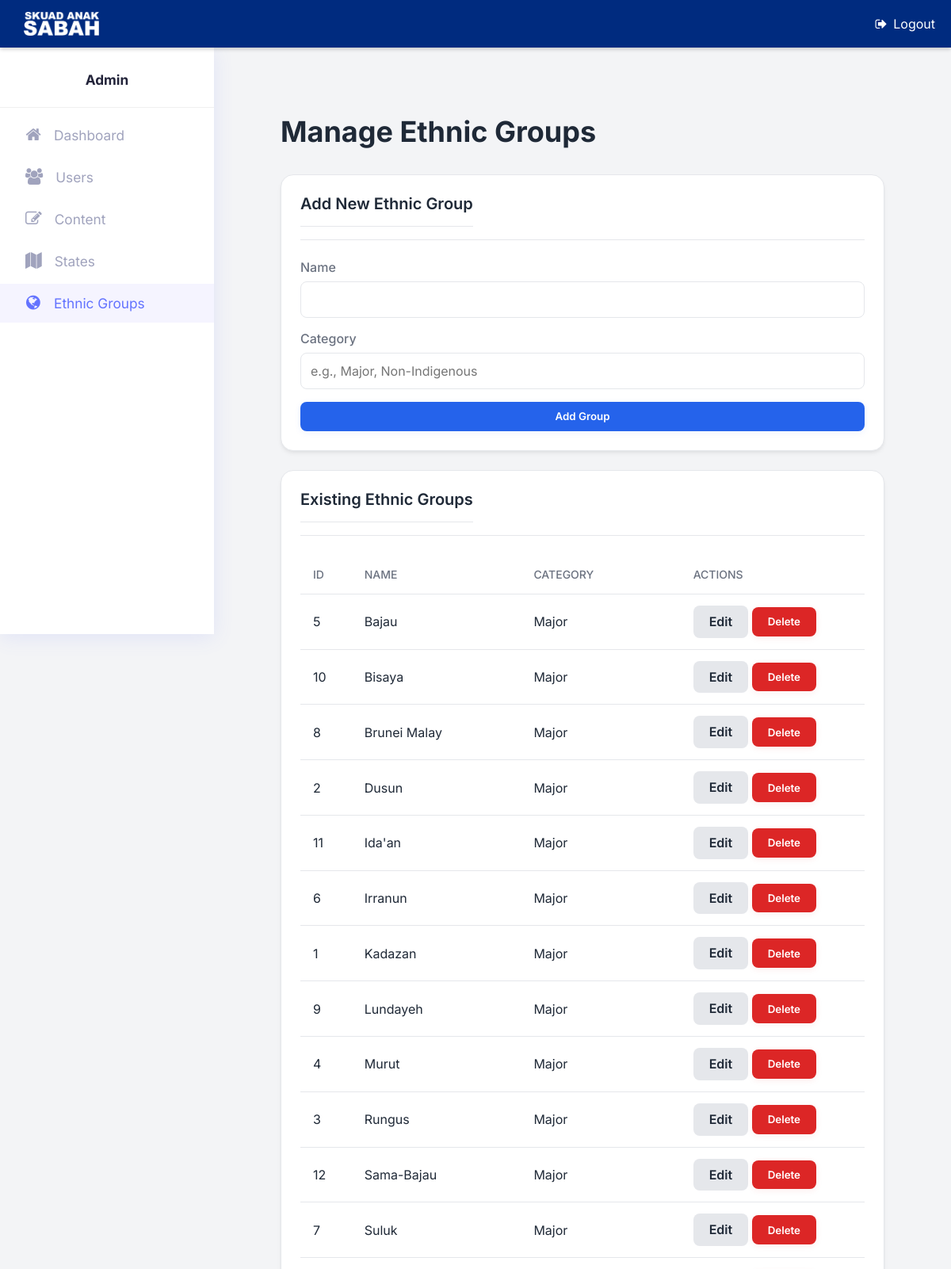
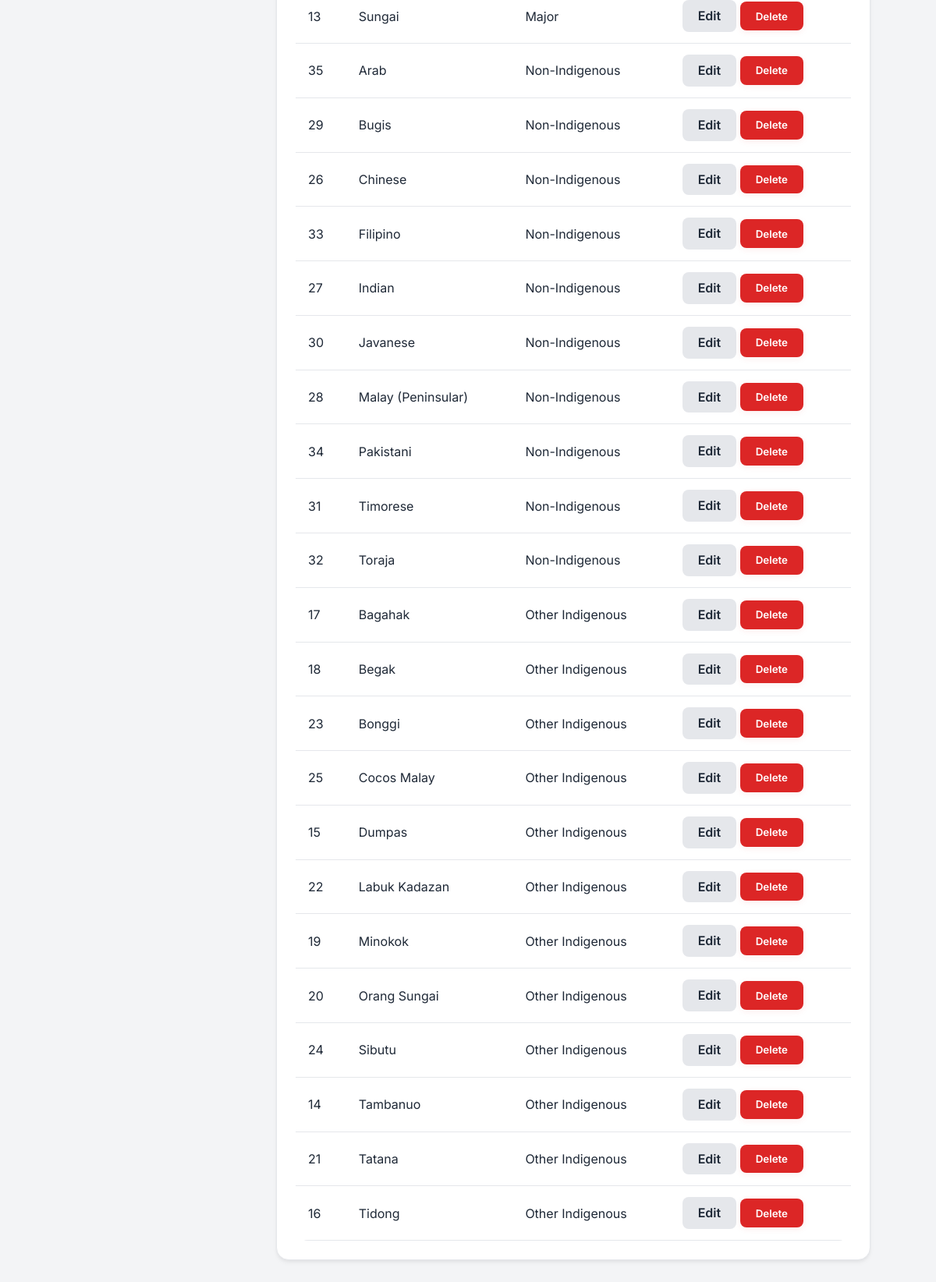
Screenshot of /admin/ethnic_groups.php (signed in) with the database file from the repository (2 pictures, top to bottom).
### tables this page shows
CREATE TABLE `sabah_ethnic_groups` (
  `id` int(11) NOT NULL,
  `name` varchar(100) DEFAULT NULL,
  `category` varchar(50) DEFAULT NULL
);

### app/controllers/EthnicGroupController.php (called while the page is built, shortened)
<?php
require_once ROOT_PATH . '/app/models/EthnicGroup.php';
class EthnicGroupController
{
    private PDO $conn;
    public function __construct(PDO $db_connection)
    {
        $this->conn = $db_connection;
    }
    public function getAll(bool $grouped = false): array
    {
        $sql = "SELECT id, name, category FROM sabah_ethnic_groups ORDER BY category, name";
        $groups = [];
        try {
            $stmt = $this->conn->query($sql);
            while ($row = $stmt->fetch(PDO::FETCH_ASSOC)) {
                $ethnicObject = new EthnicGroup($row['id'], $row['name'], $row['category']);
                if ($grouped) {
                    $groups[$row['category']][] = $ethnicObject;
                } else {
                    $groups[] = $ethnicObject;
                }
            }
        } catch (PDOException $e) {
            return [];
        }
        return $groups;
    }
}

### app/models/EthnicGroup.php (called while the page is built, shortened)
<?php
class EthnicGroup
{
    public function __construct(?int $id = null, ?string $name = null, ?string $category = null)
    {
        $this->id = $id;
        $this->name = $name;
        $this->category = $category;
    }
}

### admin/ethnic_groups.php (the view, shortened to what this page needs)
<?php
require_once ROOT_PATH . '/app/controllers/EthnicGroupController.php';
require_once ROOT_PATH . '/app/models/EthnicGroup.php';
$database = new Database();
$db = $database->connect();
$ethnicManager = new EthnicGroupController($db);
$editing_ethnic = null;
$all_ethnics = $ethnicManager->getAll();
include_once 'admin_header.php';
?>
<div class="dashboard-wrapper">
    <div class="header">
        <h1>Manage Ethnic Groups</h1>
    </div>
    <div class="card">
        <div class="card-header">
            <span class="card-title"><?= $editing_ethnic ? 'Edit Ethnic Group' : 'Add New Ethnic Group' ?></span>
        </div>
        <div class="card-body">
            <form action="ethnic_groups.php" method="POST">
                <div class="form-group">
                    <label for="name">Name</label>
                    <input type="text" class="form-control" id="name" name="name" value="<?= htmlspecialchars($editing_ethnic->name ?? '') ?>" required>
                </div>
                <div class="form-group">
                    <label for="category">Category</label>
                    <input type="text" class="form-control" id="category" name="category" value="<?= htmlspecialchars($editing_ethnic->category ?? '') ?>" placeholder="e.g., Major, Non-Indigenous" required>
                </div>
                <button type="submit" class="btn btn-primary" style="width:100%"><?= $editing_ethnic ? 'Update Group' : 'Add Group' ?></button>
            </form>
        </div>
    </div>
    <div class="card">
        <div class="card-header">
            <span class="card-title">Existing Ethnic Groups</span>
        </div>
        <div class="card-body">
            <table>
                <thead>
                    <tr>
                        <th>ID</th>
                        <th>Name</th>
                        <th>Category</th>
                        <th>Actions</th>
                    </tr>
                </thead>
                <tbody>
                    <?php if (empty($all_ethnics)): ?>
                        <tr>
                            <td colspan="4" style="text-align:center;">No ethnic groups found.</td>
                        </tr>
                    <?php else: ?>
                        <?php foreach ($all_ethnics as $ethnic): ?>
                            <tr>
                                <td><?= $ethnic->id ?></td>
                                <td><?= htmlspecialchars($ethnic->name) ?></td>
                                <td><?= htmlspecialchars($ethnic->category) ?></td>
                                <td>
                                    <a href="ethnic_groups.php?action=edit&id=<?= $ethnic->id ?>" class="btn btn-secondary">Edit</a>
                                    <form action="ethnic_groups.php" method="POST" style="display:inline;" onsubmit="return confirm('Are you sure you want to delete this item?');">
                                        <button type="submit" class="btn btn-danger">Delete</button>
                                    </form>
                                </td>
                            </tr>
                        <?php endforeach; ?>
                    <?php endif; ?>
                </tbody>
            </table>
        </div>
    </div>
</div>
<?php include_once 'admin_footer.php'; ?>

### admin/css/mkl_style.css (style rules this page uses)
:root { --font-primary: 'Inter', 'Quicksand', sans-serif; --sidebar-bg-light: #fff; --sidebar-bg-dark: #23243a; --sidebar-accent: #6373ff; --sidebar-text-light: #23243a; --sidebar-text-dark: #fff; --sidebar-icon-light: #a0a3bd; --sidebar-icon-dark: #a0a3bd; --sidebar-active-bg-light: #f5f4ff; --sidebar-active-bg-dark: #353657; --sidebar-active-text: var(--sidebar-accent); --sidebar-border-radius: 18px; }
* { font-family: var(--font-primary); box-sizing: border-box; vertical-align: middle; }
body { background: #e6e5eb; }

### rows the page displays
sabah_ethnic_groups: id "5", name "Bajau", category "Major"
sabah_ethnic_groups: id "10", name "Bisaya", category "Major"
sabah_ethnic_groups: id "8", name "Brunei Malay", category "Major"
sabah_ethnic_groups: id "2", name "Dusun", category "Major"
sabah_ethnic_groups: id "11", name "Ida'an", category "Major"
sabah_ethnic_groups: id "6", name "Irranun", category "Major"
sabah_ethnic_groups: id "1", name "Kadazan", category "Major"
sabah_ethnic_groups: id "9", name "Lundayeh", category "Major"
sabah_ethnic_groups: id "4", name "Murut", category "Major"
sabah_ethnic_groups: id "3", name "Rungus", category "Major"
sabah_ethnic_groups: id "12", name "Sama-Bajau", category "Major"
sabah_ethnic_groups: id "7", name "Suluk", category "Major"
sabah_ethnic_groups: id "13", name "Sungai", category "Major"
sabah_ethnic_groups: id "35", name "Arab", category "Non-Indigenous"
sabah_ethnic_groups: id "29", name "Bugis", category "Non-Indigenous"
sabah_ethnic_groups: id "26", name "Chinese", category "Non-Indigenous"
sabah_ethnic_groups: id "33", name "Filipino", category "Non-Indigenous"
sabah_ethnic_groups: id "27", name "Indian", category "Non-Indigenous"
sabah_ethnic_groups: id "30", name "Javanese", category "Non-Indigenous"
sabah_ethnic_groups: id "28", name "Malay (Peninsular)", category "Non-Indigenous"
sabah_ethnic_groups: id "34", name "Pakistani", category "Non-Indigenous"
sabah_ethnic_groups: id "31", name "Timorese", category "Non-Indigenous"
sabah_ethnic_groups: id "32", name "Toraja", category "Non-Indigenous"
sabah_ethnic_groups: id "17", name "Bagahak", category "Other Indigenous"
sabah_ethnic_groups: id "18", name "Begak", category "Other Indigenous"
sabah_ethnic_groups: id "23", name "Bonggi", category "Other Indigenous"
sabah_ethnic_groups: id "25", name "Cocos Malay", category "Other Indigenous"
sabah_ethnic_groups: id "15", name "Dumpas", category "Other Indigenous"
sabah_ethnic_groups: id "22", name "Labuk Kadazan", category "Other Indigenous"
sabah_ethnic_groups: id "19", name "Minokok", category "Other Indigenous"
sabah_ethnic_groups: id "20", name "Orang Sungai", category "Other Indigenous"
sabah_ethnic_groups: id "24", name "Sibutu", category "Other Indigenous"
sabah_ethnic_groups: id "14", name "Tambanuo", category "Other Indigenous"
sabah_ethnic_groups: id "21", name "Tatana", category "Other Indigenous"
sabah_ethnic_groups: id "16", name "Tidong", category "Other Indigenous"

### other values shown
$item[2] "Dashboard"
$item[2] "Users"
$item[2] "Content"
$item[2] "States"
$item[2] "Ethnic Groups"
